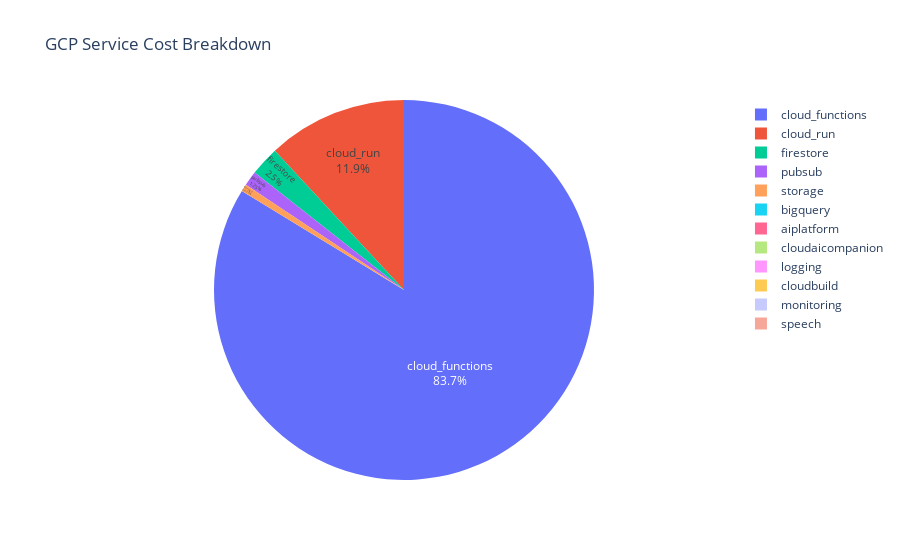

The notebook cell saved with this chart:
### Code cell
# Create service breakdown visualization
# Calculate total cost per service
service_totals = daily_data.groupby('service')['cost'].sum().sort_values(ascending=False)

print("💰 Service cost breakdown:")
print(service_totals)

fig = px.pie(values=service_totals.values, names=service_totals.index,
              title='GCP Service Cost Breakdown')
fig.update_traces(textposition='inside', textinfo='percent+label')
fig.show()

### Figure 1 — Plotly figure (JSON) as saved in the notebook; plotly's stock layout.template omitted (floating-point values rounded to 4 significant figures)
{"data": [{"domain": {"x": [0, 1], "y": [0, 1]}, "hovertemplate": "label=%{label}<br>value=%{value}<extra></extra>", "labels": ["cloud_functions", "cloud_run", "firestore", "pubsub", "storage", "bigquery", "aiplatform", "cloudaicompanion", "logging", "cloudbuild", "monitoring", "speech"], "legendgroup": "", "name": "", "showlegend": true, "textinfo": "percent+label", "textposition": "inside", "type": "pie", "values": [18.72, 2.66, 0.56, 0.28, 0.14, 0.0, 0.0, 0.0, 0.0, 0.0, 0.0, 0.0]}], "layout": {"legend": {"tracegroupgap": 0}, "title": {"text": "GCP Service Cost Breakdown"}}}
